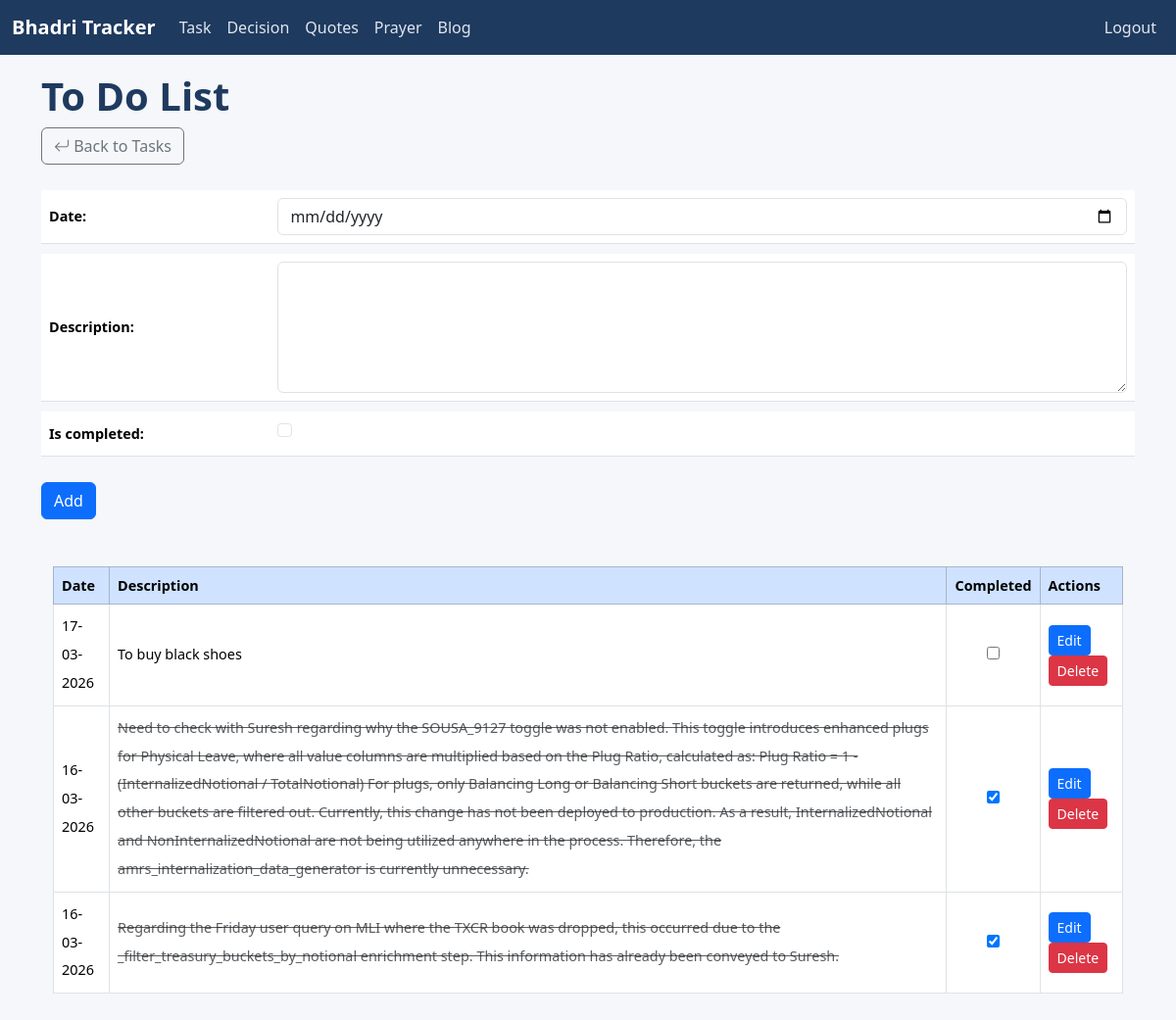
The page /todo/ (signed in) on the database as committed earlier.
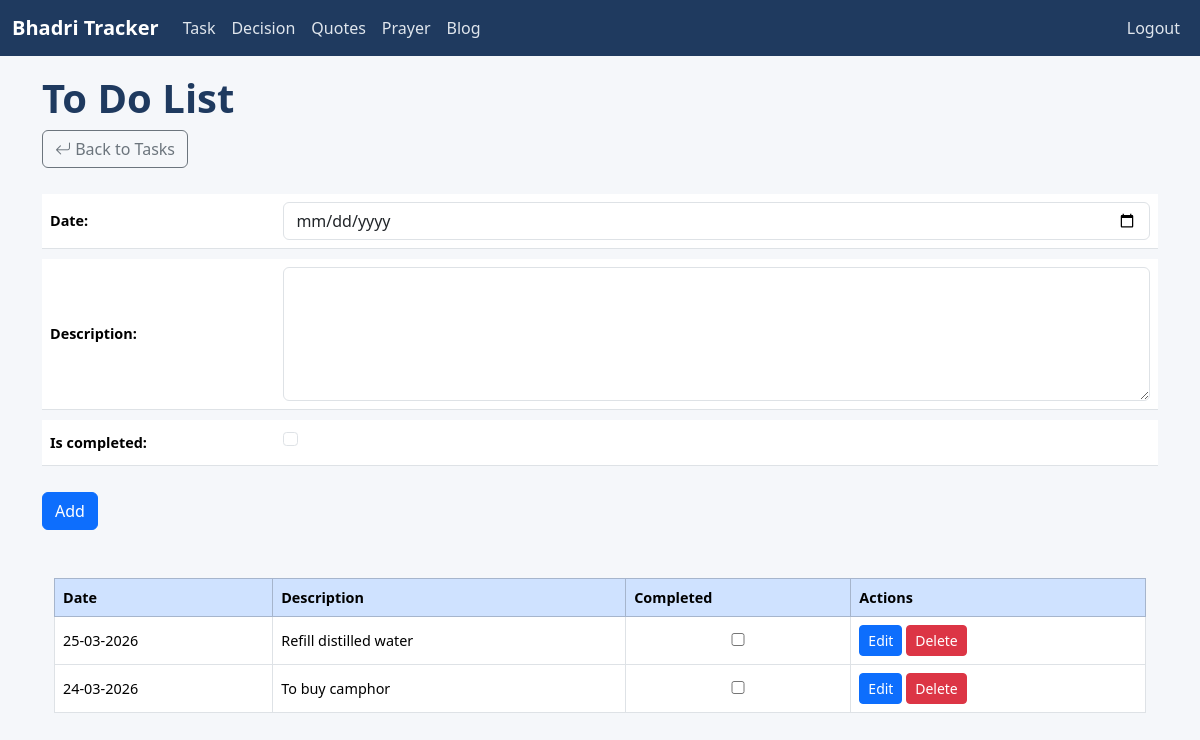
The same page on the database as committed later.
### tracker/models.py (models this page shows, shortened)
class Todo(models.Model):
    date = models.DateField()
    description = models.TextField()
    is_completed = models.BooleanField(default=False)

### tracker/views.py (the view)
# urls.py: path('todo/', views.todo_list, name='todo_list'),
@login_required(login_url='login')
def todo_list(request):
    todos = Todo.objects.all().order_by("-date")
    form = TodoForm()
    if request.method == "POST":
        form = TodoForm(request.POST)
        if form.is_valid():
            form.save()
            return redirect("tracker:todo_list")
    return render(request, "tracker/todo_list.html", {
        "todos": todos,
        "form": form
    })

### tracker/forms.py
class TodoForm(forms.ModelForm):
    class Meta:
        model = Todo
        fields = ['date', 'description', 'is_completed']
        widgets = {
            'date': forms.DateInput(attrs={'class': 'form-control', 'type': 'date'}),
            'description': forms.Textarea(attrs={'class': 'form-control', 'rows': 5}),
            'is_completed': forms.CheckboxInput(attrs={'class': 'form-check-input'}),
        }

### templates/tracker/todo_list.html (shortened to what this page needs)
{% extends 'base.html' %}
{% load static %}
{% block content %}
<h1>To Do List</h1>
<a href="{% url 'tracker:task_list' %}" class="btn btn-outline-secondary mb-3"><i class="bi bi-arrow-return-left"></i> Back to Tasks</a>
<form method="POST" class="w-100">
    <div class="md-3">
        <table class="table w-100">
            {{ form.as_table }}
        </table>
    </div>
    <button type="submit" class="btn btn-primary">Add</button>
</form>
<br>
<div class="container mt-4">
<table class="table table-bordered table-hover align-middle">
<thead class="table-primary">
<tr>
<th>Date</th>
<th>Description</th>
<th>Completed</th>
<th>Actions</th>
</tr>
</thead>
<tbody>
{% for todo in todos %}
<tr>
<td>{{ todo.date|date:"d-m-Y" }}</td>
<td class="{% if todo.is_completed %}text-decoration-line-through text-muted{% endif %}">
{{ todo.description }}
</td>
<td class="text-center">
<input type="checkbox"
{% if todo.is_completed %}checked{% endif %} onclick="window.location.href='{% url 'tracker:todo_toggle' todo.id %}'">
</td>
<td>
<a href="{% url 'tracker:todo_edit' todo.id %}" class="btn btn-sm btn-primary">
Edit
</a>
<a href="{% url 'tracker:todo_delete' todo.id %}" class="btn btn-sm btn-danger">
Delete
</a>
</td>
</tr>
{% endfor %}
</tbody>
</table>
</div>
{% endblock %}

### templates/base.html (shortened to what this page needs)
{% load static %}
<!DOCTYPE html>
<html>
<head>
  <link href="https://cdn.jsdelivr.net/npm/bootstrap@5.3.3/dist/css/bootstrap.min.css" rel="stylesheet">
  <link rel="stylesheet" href="https://cdn.jsdelivr.net/npm/bootstrap-icons@1.11.1/font/bootstrap-icons.css">
  <link rel="stylesheet" href="{% static 'css/base.css' %}">
</head>
<body>
<nav class="navbar fixed-top navbar-expand-lg custom-navbar">
  <div class="container-fluid">
    <a class="navbar-brand text-light" href='{% url "tracker:task_list" %}'>Bhadri Tracker</a>
    {% if request.user.is_authenticated %}
      <div class="collapse navbar-collapse" id="navbarNav">
        <ul class="navbar-nav">
          <li class="nav-item">
            <a class="nav-link text-light" href="{% url 'tracker:task_list' %}">Task</a>
          </li>
        </ul>
        <ul class="navbar-nav">
          <li class="nav-item">
            <a class="nav-link text-light" href="{% url 'statements:statement_list' %}">Decision</a>
          </li>
        </ul>
        <ul class="navbar-nav">
          <li class="nav-item">
            <a class="nav-link text-light" href="{% url 'tracker:quotes' %}">Quotes</a>
          </li>
        </ul>
        <ul class="navbar-nav">
          <li class="nav-item">
            <a class="nav-link text-light" href="{% url 'tracker:prayer' %}">Prayer</a>
          </li>
        </ul>
        <ul class="navbar-nav">
          <li class="nav-item">
            <a class="nav-link text-light" href="{% url 'blogs:blog_list' %}">Blog</a>
          </li>
        </ul>
      </div>
    {% endif %}
    <div class="collapse navbar-collapse" id="navbarNav">
      <ul class="navbar-nav ms-auto mb-2 mb-lg-0">
        {% if request.user.is_authenticated %}
        <li class="nav-item">
          <a class="nav-link" href='{% url "logout" %}'>Logout</a>
        </li>
        {% else %}
        <li class="nav-item">
          <a class="nav-link" href='{% url "login" %}'>Login</a>
        </li>
        {% endif %}
      </ul>
    </div>
  </div>
</nav>
<div class="container">
  <br />
  {% block content %}{% endblock %}
  <br />
</div>
<link href="https://cdn.jsdelivr.net/npm/select2@4.1.0-rc.0/dist/css/select2.min.css" rel="stylesheet" />
</body>
</html>

### static/css/base.css (style rules this page uses)
body { padding: 0 8px; padding-top: 50px; background-color: #f5f7fa; color: #212529; }
.custom-navbar { background-color: #1f3a5f; }
.custom-navbar .navbar-brand { font-weight: 600; color: #ffffff !important; }
.custom-navbar .nav-link { color: #e0e6ed !important; font-weight: 500; }
h1, h2, h3 { color: #1f3a5f; font-weight: 600; }
.table td, .table th { vertical-align: middle; font-size: 0.9rem; }

### templates/tracker/todo_list.html (style rules this page uses)
form table { border-collapse: separate; border-spacing: 0 10px; }
form th { text-align: left; padding-right: 10px; }
form td { padding: 5px; }
input, textarea { width: 100%; padding: 6px; }
.table td { line-height: 2; }

Rows that differ between the two databases and show on the page:
removed Todo: date "17-03-2026", description "To buy black shoes"
removed Todo: date "16-03-2026", description "Need to check with Suresh regarding why the SOUSA_9127 toggle was not enabled. This toggle introduces enhanced plugs for Physical Leave, where all value columns are multiplied based on the Plug Ratio, calculated as: Plug Ratio = 1 - (InternalizedNotional / TotalNotional) For plugs, only Balancing Long or Balancing Short buckets are returned, while all other buckets are filtered out. Currently, this change has not been deployed to production. As a result, InternalizedNotional and NonInternalizedNotional are not being utilized anywhere in the process. Therefore, the amrs_internalization_data_generator is currently unnecessary.", is_completed "☑"
removed Todo: date "16-03-2026", description "Regarding the Friday user query on MLI where the TXCR book was dropped, this occurred due to the _filter_treasury_buckets_by_notional enrichment step. This information has already been conveyed to Suresh.", is_completed "☑"
added Todo: date "25-03-2026", description "Refill distilled water"
added Todo: date "24-03-2026", description "To buy camphor"
